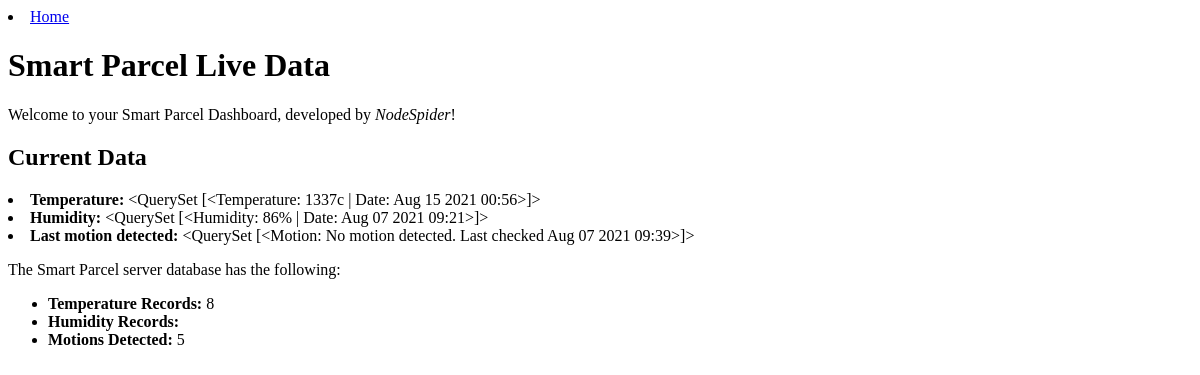
Before: / with the older database file.
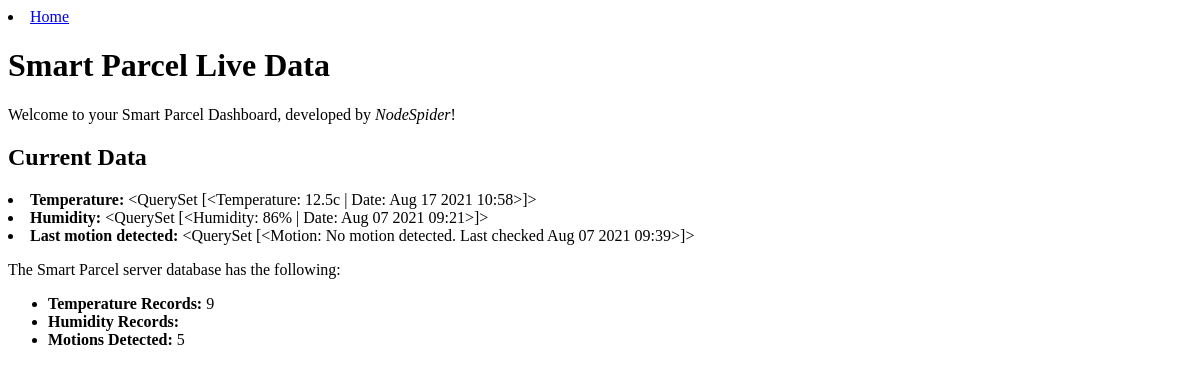
After: the same page with the newer database file.
### ns_parcelbox_api/models.py (models this page shows)
class Temperature(models.Model):
    temp = models.Field()
    date_created = models.DateTimeField(
    verbose_name="TimeGenerated", auto_now_add=True)
    def __str__(self):
        d = f"{self.temp}c | Date: {self.date_created.strftime('%h %d %Y %H:%M')}"
        return d

class Humidity(models.Model):
    humidity_level = models.Field()
    date_created = models.DateTimeField(
    verbose_name="TimeGenerated", auto_now_add=True)
    def __str__(self):
        d = f"{self.humidity_level}% | Date: {self.date_created.strftime('%h %d %Y %H:%M')}"
        return d

class Motion(models.Model):
    motion = models.BooleanField(default=False)
    date_created = models.DateTimeField(
    verbose_name="TimeGenerated", auto_now_add=True)
    def __str__(self):
        if bool(self.motion) == True:
            d = f"Motion in front of your parcelbox! At {self.date_created.strftime('%h %d %Y %H:%M')}"
        else:
            d = f"No motion detected. Last checked {self.date_created.strftime('%h %d %Y %H:%M')}"
        return d

### ns_parcelbox_api/views.py (the view)
# urls.py: path('', views.index, name='index'), ]
def index(request):
    num_temperature = Temperature.objects.all().count()
    temperature_objs = Temperature.objects.order_by('date_created')
    temperature_latest = Temperature.objects.filter().order_by('-id')[:1]
    num_humidity = Humidity.objects.all().count()
    humidity_objs = Humidity.objects.order_by('date_created')
    humidity_latest = Humidity.objects.filter().order_by('-id')[:1]
    num_motion = Motion.objects.all().count()
    motion_objs = Motion.objects.order_by('date_created')
    motion_latest = Motion.objects.filter().order_by('-id')[:1]
    context = {
        'num_temperature': num_temperature,
        'temperature_objs': temperature_objs,
        'temperature_latest' : temperature_latest,
        'num_humdity': num_humidity,
        'humidity_objs': humidity_objs,
        'humidity_latest' : humidity_latest,
        'num_motion': num_motion,
        'motion_objs': motion_objs,
        'motion_latest' : motion_latest,
    }
    return render(request, 'index.html', context=context)

### ns_parcelbox_api/templates/index.html
<li><a href="{% url 'index' %}">Home</a></li>
{% block content %}
  <h1>Smart Parcel Live Data</h1>
  <p>Welcome to your Smart Parcel Dashboard, developed by <em>NodeSpider</em>!</p>
  <h2>Current Data</h2>
  <li><strong>Temperature:</strong> {{temperature_latest}}</li>
  <li><strong>Humidity:</strong> {{humidity_latest}}</li>
  <li><strong>Last motion detected:</strong> {{motion_latest}}</li>
  <p>The Smart Parcel server database has the following:</p>
  <ul>
    <li><strong>Temperature Records:</strong> {{ num_temperature }}</li>
    <li><strong>Humidity Records:</strong> {{ num_humidity }}</li>
    <li><strong>Motions Detected:</strong> {{ num_motion }}</li>
  </ul>
{% endblock %}

Changed rows visible on the page:
no longer on this page (row unchanged): Temperature: temp+date_created "<QuerySet [<Temperature: 1337c | Date: Aug 15 2021 00:56>]>"
added Temperature: temp+date_created "<QuerySet [<Temperature: 12.5c | Date: Aug 17 2021 10:58>]>"
Other visible differences:
{{ num_temperature }}: "8" → "9"
